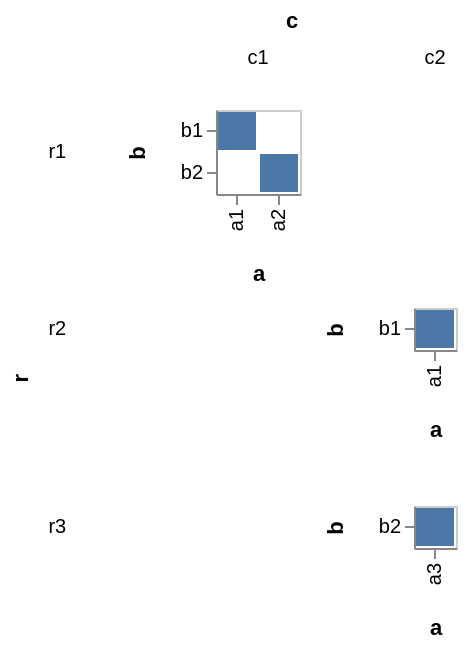

Describe this chart as a Vega-Lite specification.
### Vega specification from a JSON file in a GitHub repository (floating-point values rounded to 4 significant figures)
{"$schema": "https://vega.github.io/schema/vega/v3.0.json", "autosize": "pad", "padding": 5, "data": [{"name": "source_0", "values": [{"r": "r1", "c": "c1", "a": "a1", "b": "b1"}, {"r": "r1", "c": "c1", "a": "a2", "b": "b2"}, {"r": "r2", "c": "c2", "a": "a1", "b": "b1"}, {"r": "r3", "c": "c2", "a": "a3", "b": "b2"}]}, {"name": "cross_column_row", "source": "source_0", "transform": [{"type": "aggregate", "groupby": ["c", "r"], "fields": ["a", "b"], "ops": ["distinct", "distinct"]}]}, {"name": "column", "source": "cross_column_row", "transform": [{"type": "aggregate", "groupby": ["c"], "fields": ["distinct_a"], "ops": ["max"], "as": ["distinct_a"]}]}, {"name": "column_layout", "source": "column", "transform": [{"type": "aggregate", "ops": ["distinct"], "fields": ["c"]}]}, {"name": "row", "source": "cross_column_row", "transform": [{"type": "aggregate", "groupby": ["r"], "fields": ["distinct_b"], "ops": ["max"], "as": ["distinct_b"]}]}], "signals": [{"name": "child_x_step", "value": 21}, {"name": "child_y_step", "value": 21}], "layout": {"padding": {"row": 10, "column": 10}, "offset": 10, "columns": {"signal": "data('column_layout')[0][\"distinct_c\"]"}, "bounds": "full", "align": "all"}, "marks": [{"name": "row_title", "role": "row-title", "type": "group", "marks": [{"type": "text", "role": "row-title-text", "encode": {"update": {"align": {"value": "right"}, "text": {"value": "r"}, "fill": {"value": "black"}, "fontWeight": {"value": "bold"}, "angle": {"value": 270}}}}]}, {"name": "column_title", "role": "column-title", "type": "group", "marks": [{"type": "text", "role": "column-title-text", "encode": {"update": {"align": {"value": "center"}, "text": {"value": "c"}, "fill": {"value": "black"}, "fontWeight": {"value": "bold"}}}}]}, {"name": "row_header", "type": "group", "role": "row-header", "from": {"data": "row"}, "sort": {"field": "datum[\"r\"]", "order": "ascending"}, "title": {"text": {"signal": "parent[\"r\"]"}, "offset": 10, "orient": "left", "encode": {"update": {"fontWeight": {"value": "normal"}, "angle": {"value": 0}, "fontSize": {"value": 10}, "align": {"value": "right"}, "baseline": {"value": "middle"}}}}, "encode": {"update": {"height": {"signal": "bandspace(datum[\"distinct_b\"], 0.1, 0.05) * child_y_step"}}}}, {"name": "column_header", "type": "group", "role": "column-header", "from": {"data": "column"}, "sort": {"field": "datum[\"c\"]", "order": "ascending"}, "title": {"text": {"signal": "parent[\"c\"]"}, "offset": 10, "orient": "top", "encode": {"update": {"fontWeight": {"value": "normal"}, "angle": {"value": 0}, "fontSize": {"value": 10}}}}, "encode": {"update": {"width": {"signal": "bandspace(datum[\"distinct_a\"], 0.1, 0.05) * child_x_step"}}}}, {"name": "cell", "type": "group", "from": {"facet": {"name": "facet", "data": "source_0", "groupby": ["r", "c"], "aggregate": {"cross": true, "fields": ["a", "b"], "ops": ["distinct", "distinct"]}}}, "sort": {"field": ["datum[\"r\"]", "datum[\"c\"]"], "order": ["ascending", "ascending"]}, "encode": {"update": {"width": {"signal": "bandspace(datum[\"distinct_a\"], 0.1, 0.05) * child_x_step"}, "height": {"signal": "bandspace(datum[\"distinct_b\"], 0.1, 0.05) * child_y_step"}, "stroke": {"value": "#ccc"}, "fill": {"value": "transparent"}}}, "marks": [{"name": "child_marks", "type": "rect", "from": {"data": "facet"}, "encode": {"update": {"x": {"scale": "child_x", "field": "a"}, "width": {"scale": "child_x", "band": true}, "y": {"scale": "child_y", "field": "b"}, "height": {"scale": "child_y", "band": true}, "fill": {"value": "#4c78a8"}}}}], "scales": [{"name": "child_x", "type": "band", "domain": {"data": "facet", "field": "a", "sort": true}, "range": {"step": {"signal": "child_x_step"}}, "round": true, "paddingInner": 0.1, "paddingOuter": 0.05}, {"name": "child_y", "type": "band", "domain": {"data": "facet", "field": "b", "sort": true}, "range": {"step": {"signal": "child_y_step"}}, "round": true, "paddingInner": 0.1, "paddingOuter": 0.05}], "axes": [{"scale": "child_x", "orient": "bottom", "title": "a", "zindex": 1, "encode": {"labels": {"update": {"angle": {"value": 270}, "align": {"value": "right"}, "baseline": {"value": "middle"}}}}}, {"scale": "child_y", "orient": "left", "title": "b", "zindex": 1}]}], "config": {"axis": {"minExtent": 30}}}
